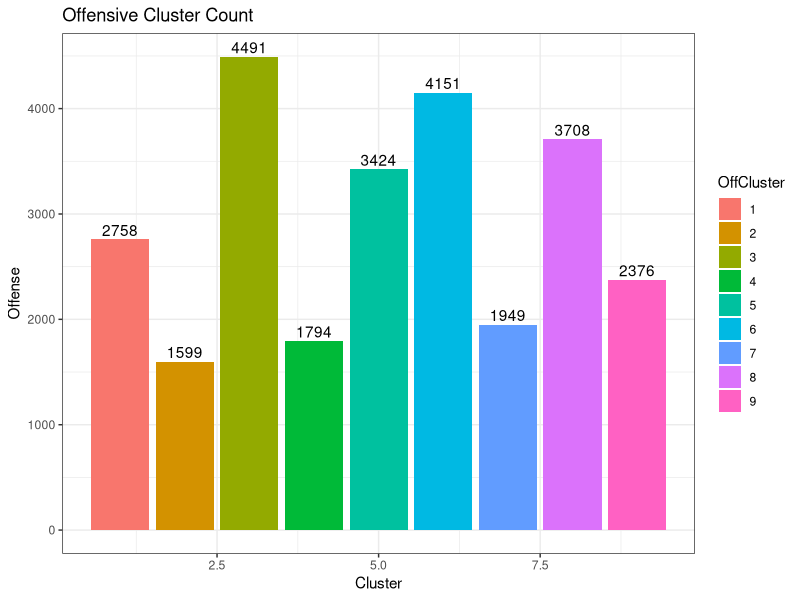
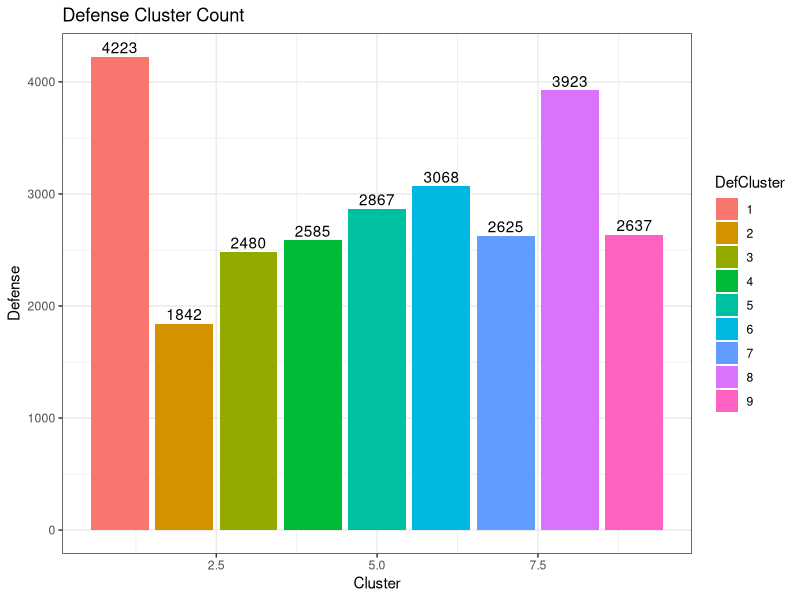

These charts were generated, in order, by the following R code:
## ---- chunk 1
library(tidyverse)
library(ggplot2)
## ---- chunk 2
data <- read_csv("Cluster Count.csv")

plot <- ggplot(data=data, aes(x=Cluster, y=Offense)) + geom_bar(stat="identity", aes(fill=factor(Cluster))) + geom_text(aes(label=Offense), vjust=-0.3) + theme_bw() + ggtitle("Offensive Cluster Count") + labs(fill = "OffCluster")
  
  
ggsave("OffClusterCount.jpeg", plot)

defplot <- ggplot(data=data, aes(x=Cluster, y=Defense)) + geom_bar(stat="identity", aes(fill=factor(Cluster))) + geom_text(aes(label=Defense), vjust=-0.3) + theme_bw() + ggtitle("Defense Cluster Count") + labs(fill = "DefCluster")
  
  
ggsave("DefClusterCount.jpeg", defplot)
